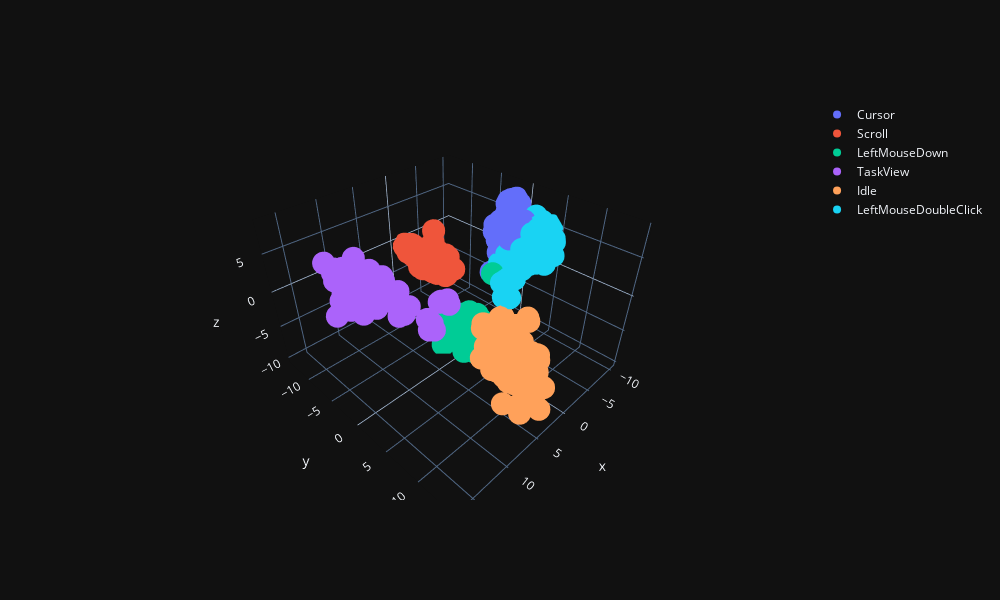

The notebook cell this image was saved under:
### Markdown cell above
## 3D

### Code cell
fig_3d_LDA = go.Figure()

totalClasses = list(
    label.unique()
    )



for class_name in totalClasses:
    indices = (label == class_name)
    fig_3d_LDA.add_trace(
        go.Scatter3d(
            x = features_LDA[indices, 0],
            y = features_LDA[indices, 1],
            z = features_LDA[indices, 2],
            mode= 'markers',
            name=class_name
            )
        
    )

fig_3d_LDA.update_layout(margin=dict( l=100,r=100,b=100,t=100),width=1000,height=600)                 

fig_3d_LDA.layout.template = 'plotly_dark'
fig_3d_LDA.show()

### Figure 1 — Plotly figure (JSON) as saved in the notebook; plotly's stock layout.template omitted (floating-point values rounded to 4 significant figures; data arrays with more than 128 entries replaced by an {"elided": "..."} marker saying what was removed)
{"data": [{"mode": "markers", "name": "Cursor", "type": "scatter3d", "x": {"elided": "538 float values"}, "y": {"elided": "538 float values"}, "z": {"elided": "538 float values"}}, {"mode": "markers", "name": "Scroll", "type": "scatter3d", "x": {"elided": "565 float values"}, "y": {"elided": "565 float values"}, "z": {"elided": "565 float values"}}, {"mode": "markers", "name": "LeftMouseDown", "type": "scatter3d", "x": {"elided": "558 float values"}, "y": {"elided": "558 float values"}, "z": {"elided": "558 float values"}}, {"mode": "markers", "name": "TaskView", "type": "scatter3d", "x": {"elided": "579 float values"}, "y": {"elided": "579 float values"}, "z": {"elided": "579 float values"}}, {"mode": "markers", "name": "Idle", "type": "scatter3d", "x": {"elided": "515 float values"}, "y": {"elided": "515 float values"}, "z": {"elided": "515 float values"}}, {"mode": "markers", "name": "LeftMouseDoubleClick", "type": "scatter3d", "x": {"elided": "597 float values"}, "y": {"elided": "597 float values"}, "z": {"elided": "597 float values"}}], "layout": {"height": 600, "margin": {"b": 100, "l": 100, "r": 100, "t": 100}, "width": 1000}}
